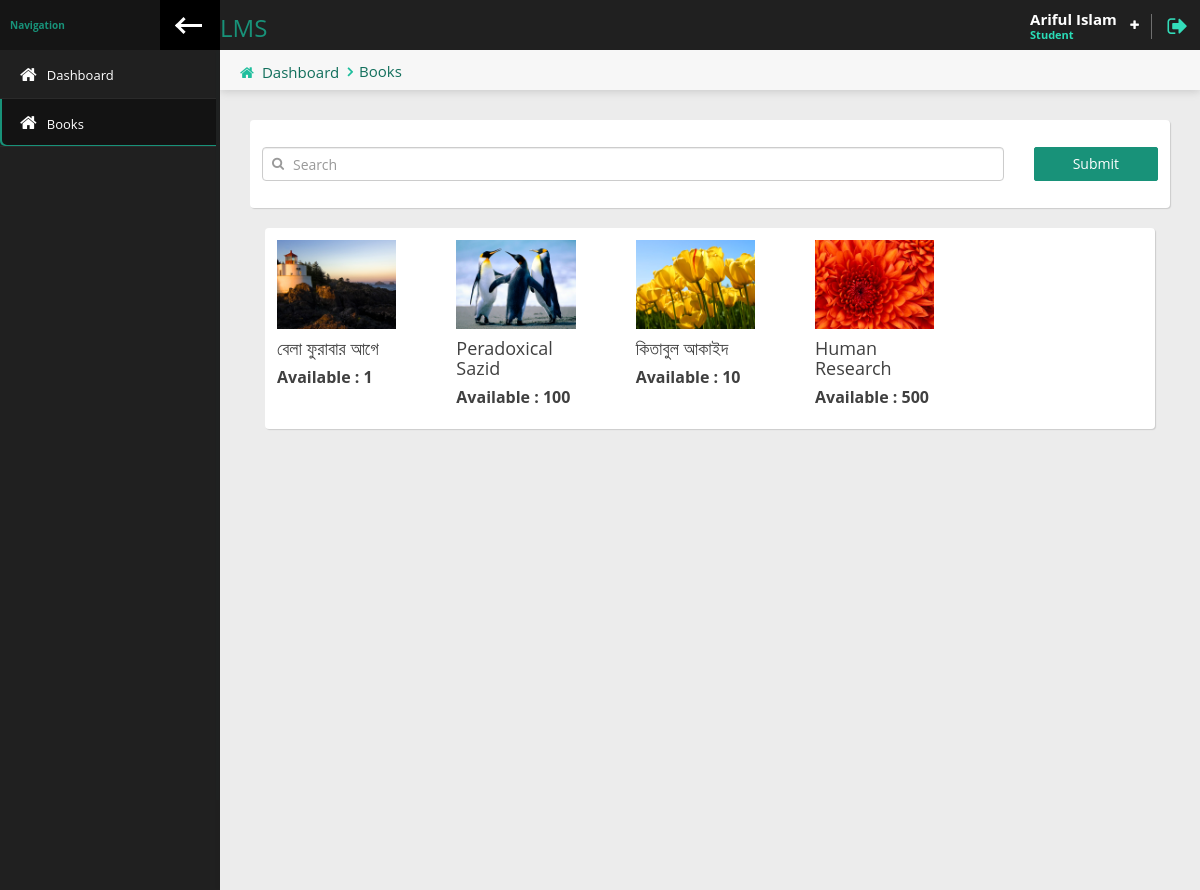
/student/books.php (signed in), run on the app's committed database.
### tables this page shows
CREATE TABLE `students` (
  `id` int(5) NOT NULL,
  `fname` varchar(50) NOT NULL,
  `lname` varchar(50) NOT NULL,
  `roll` int(6) NOT NULL,
  `reg` int(6) NOT NULL,
  `email` varchar(50) NOT NULL,
  `username` varchar(50) NOT NULL,
  `password` varchar(100) NOT NULL,
  `phone` int(11) NOT NULL,
  `image` varchar(50) DEFAULT NULL,
  `status` tinyint(1) NOT NULL,
  `datetime` timestamp NOT NULL DEFAULT CURRENT_TIMESTAMP
);

CREATE TABLE `books` (
  `id` int(5) NOT NULL,
  `book_name` varchar(70) NOT NULL,
  `book_image` varchar(100) NOT NULL,
  `book_author_name` varchar(50) NOT NULL,
  `book_publication_name` varchar(50) NOT NULL,
  `book_purchase_date` varchar(50) NOT NULL,
  `book_price` varchar(10) NOT NULL,
  `book_qty` int(5) NOT NULL,
  `available_qty` int(5) NOT NULL,
  `librarian_username` varchar(50) NOT NULL,
  `datetime` timestamp NOT NULL DEFAULT CURRENT_TIMESTAMP
);

### student/books.php (the view)
    <?php
      require_once('header.php');
     ?>
                <div class="content-header">
                    <div class="leftside-content-header">
                        <ul class="breadcrumbs">
                            <li><i class="fa fa-home" aria-hidden="true"></i><a href="index.php">Dashboard</a></li>
                              <li><a href="javascript:avoid(0)">Books</a></li>
                        </ul>
                    </div>
                </div>
                <div class="row animated fadeInUp">
                      <div class="col-sm-12">
                          <div class="panel">
                              <div class="panel-content">
                                  <form class="" method="post" action="">
                                      <div class="row pt-md">
                                          <div class="form-group col-sm-9 col-lg-10">
                                                  <span class="input-with-icon">
                                              <input required name="result" type="text" class="form-control" id="lefticon" placeholder="Search">
                                              <i class="fa fa-search"></i>
                                          </span>
                                          </div>
                                          <div class="form-group col-sm-3  col-lg-2 ">
                                              <input name="search_books" type="submit" class="btn btn-primary btn-block" >
                                          </div>
                                      </div>
                                  </form>
                              </div>
                          </div>
                      </div>
                </div>
    <?php
    if (isset($_POST['search_books'])) {
      $search_result = $_POST['result'];
      ?>
      <div class="col-sm-12">
        <div class="panel">
          <div class="panel-content">
            <div class="row">
              <?php
              $query = "SELECT * FROM `books` WHERE `book_name` LIKE '%$search_result%'";
              $results = mysqli_query($connection,$query);
              $temp = mysqli_num_rows($results);
              if ($temp > 0){ ?>
                <?php
                while ($row = mysqli_fetch_assoc($results)) { ?>
                  <div class="col-sm-3 col-md-2" style="margin-right:30px;">
                    <img  width="200" height="200" src="../images/books/<?= $row['book_image'];?>" alt="">
                    <h4><?= $row['book_name'];?></h4>
                    <h5> <b>Available :  <?= $row['available_qty'];?></b> </h5>
                  </div>
                <?php  }?>
              <?php
              }else {
                echo "<h1>Books not found!</h1>";
              } ?>
            </div>
          </div>
        </div>
      </div>
      <?php
    } else {
       ?>
      <div class="col-sm-12">
        <div class="panel">
          <div class="panel-content">
            <div class="row">
              <?php
              $query = "SELECT * FROM `books` ";
              $results = mysqli_query($connection,$query);
              while ($row = mysqli_fetch_assoc($results)) { ?>
                <div class="col-sm-3 col-md-2" style="margin-right:30px;">
                  <img style="width: 100%" src="../images/books/<?= $row['book_image'];?>" alt="">
                  <h4><?= $row['book_name'];?></h4>
                  <h5> <b>Available :  <?= $row['available_qty'];?></b> </h5>
                </div>
              <?php  }?>
            </div>
          </div>
        </div>
      </div>
<?php
    }
      require_once('footer.php');
     ?>

### student/header.php (shortened to what this page needs)
<?php
  require_once('../db.php');
  $page = explode('/',$_SERVER['PHP_SELF']);
  $page = end($page);
    $query = "SELECT * FROM `students`";
    $results = mysqli_query($connection,$query);
    $row = mysqli_fetch_assoc($results);
 ?>
<!doctype html>
<html lang="en" class="fixed left-sidebar-top">
<head>
    <link href="../assets/vendor/pace/pace-theme-minimal.css" rel="stylesheet" />
    <link rel="stylesheet" href="../assets/vendor/bootstrap/css/bootstrap.css">
    <link rel="stylesheet" href="../assets/vendor/font-awesome/css/font-awesome.css">
    <link rel="stylesheet" href="../assets/vendor/animate.css/animate.css">
    <link rel="stylesheet" href="../assets/vendor/magnific-popup/magnific-popup.css">
    <link rel="stylesheet" href="../assets/vendor/data-table/media/css/dataTables.bootstrap.min.css">
    <link rel="stylesheet" href="../assets/stylesheets/css/style.css">
</head>
<body>
    <div class="wrap">
        <div class="page-header">
            <div class="leftside-header">
                <div class="logo">
                    <a href="index.php" class="on-click">
                        <h3>LMS</h3>
                    </a>
                </div>
            </div>
            <div class="rightside-header">
                <div class="header-section" id="user-headerbox">
                    <div class="user-header-wrap">
                        <div class="user-info">
                            <span class="user-name"><?= ucwords($row['fname'].' '.$row['lname']);?></span>
                            <span class="user-profile">Student</span>
                        </div>
                        <i class="fa fa-plus icon-open" aria-hidden="true"></i>
                    </div>
                </div>
                <div class="header-section">
                    <a href="logout.php" data-toggle="tooltip" data-placement="left" title="Logout"><i class="fa fa-sign-out log-out" aria-hidden="true"></i></a>
                </div>
            </div>
        </div>
        <div class="page-body">
            <div class="left-sidebar">
                <div class="left-sidebar-header">
                    <div class="left-sidebar-title">Navigation</div>
                    <div class="left-sidebar-toggle c-hamburger c-hamburger--htla hidden-xs" data-toggle-class="left-sidebar-collapsed" data-target="html">
                        <span></span>
                    </div>
                </div>
                <div id="left-nav" class="nano">
                    <div class="nano-content">
                        <nav>
                            <ul class="nav nav-left-lines" id="main-nav">
                                <li class="<?= $page == 'index.php' ? 'active-item':'' ?>"><a href="index.php"><i class="fa fa-home" aria-hidden="true"></i><span>Dashboard</span></a></li>
                                <li class="<?= $page == 'books.php' ? 'active-item':'' ?>"><a href="books.php"><i class="fa fa-home" aria-hidden="true"></i><span>Books</span></a></li>
                            </ul>
                        </nav>
                    </div>
                </div>
            </div>
            <div class="content">

### data on the page
students: fname+lname "Ariful Islam"
books: book_image (picture), book_name "বেলা ফুরাবার আগে", available_qty "1"
books: book_image (picture), book_name "Peradoxical Sazid", available_qty "100"
books: book_image (picture), book_name "কিতাবুল আকাইদ", available_qty "10"
books: book_image (picture), book_name "Human Research", available_qty "500"
